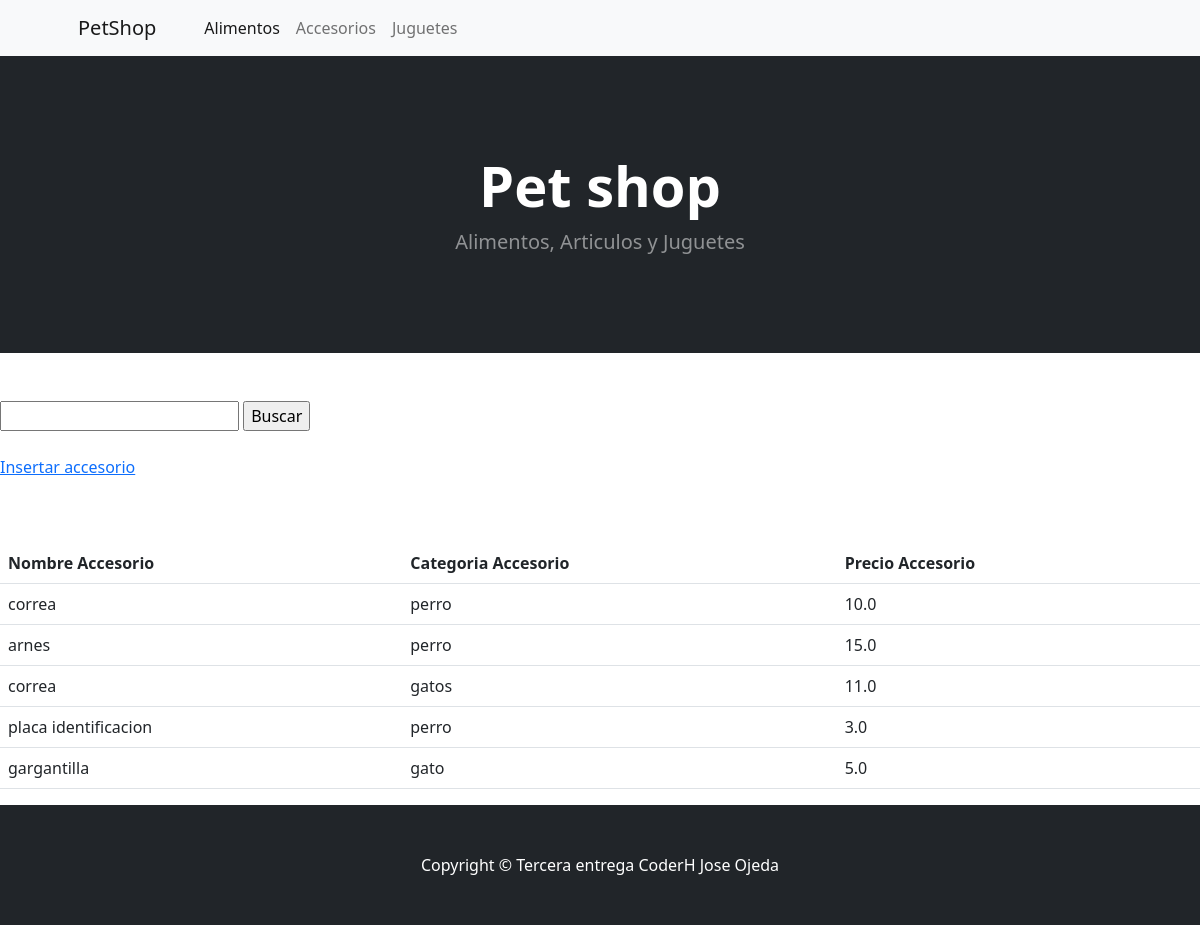
The page //accesorios-mascotas/ on the database its author committed.
### app_entrega/models.py (models this page shows, shortened)
class Accesorio(models.Model):
    nombre_ac = models.CharField(max_length=256)
    categoria_ac = models.CharField(max_length=256)
    precio_ac = models.FloatField(max_length=4)

### app_entrega/views.py (the view)
# urls.py: path('/accesorios-mascotas/', views.accesorios, name='accesorios_mascotas'  ),
def accesorios(request):
    contexto = {'accesorios': Accesorio.objects.all()}
    return render(request, 'app_entrega/accesorios.html', contexto)

### app_entrega/templates/app_entrega/accesorios.html (shortened to what this page needs)
{% extends 'app_entrega/base.html' %}
{% block content %}
<br><br>
<form action= "{% url 'buscar_acc' %}" method="GET">
    <input type="text" name='query_acc'>
    <input type="submit" value="Buscar">
</form>
<br>
<p><a href="{% url 'insertar_accesorio' %}">Insertar accesorio</a></p>
<br><br>
<table class="table">
    <tbody>
        <tr>
            <th>Nombre Accesorio</th>
            <th>Categoria Accesorio</th>
            <th>Precio Accesorio</th>
        </tr>
        {% for accesorio in accesorios %}
        <tr>
            <td>{{ accesorio.nombre_ac }}</td>
            <td>{{ accesorio.categoria_ac }}</td>
            <td>{{ accesorio.precio_ac }}</td>
        </tr>
        {% endfor %}
    </tbody>
</table>
{% endblock content %}

### rows shown on the page
Accesorio: nombre_ac "correa", categoria_ac "perro", precio_ac "10.0"
Accesorio: nombre_ac "arnes", categoria_ac "perro", precio_ac "15.0"
Accesorio: nombre_ac "correa", categoria_ac "gatos", precio_ac "11.0"
Accesorio: nombre_ac "placa identificacion", categoria_ac "perro", precio_ac "3.0"
Accesorio: nombre_ac "gargantilla", categoria_ac "gato", precio_ac "5.0"
